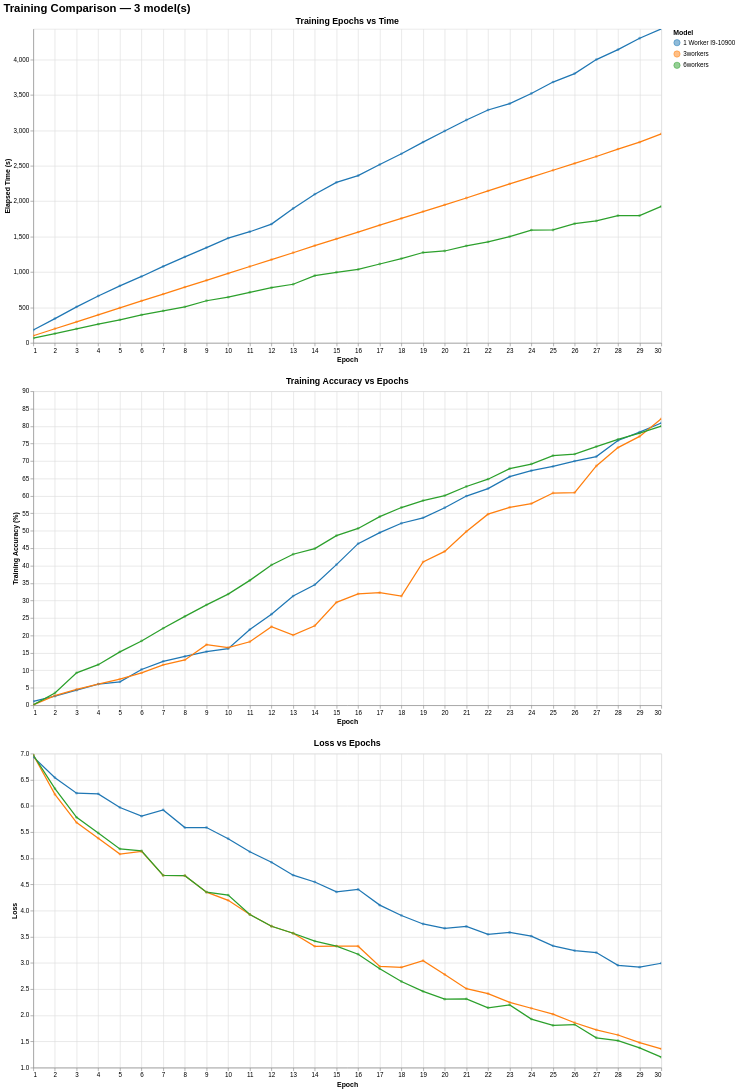

Here is the notebook cell this chart was saved with:
### Markdown cell above
### Physical Testing

<img src="../Images/ImageNet/Ryzen.png">
<img src="../Images/ImageNet/I912.png">

### Code cell
main("../stats/ImageNet")

### Figure 1 — Vega-Lite specification as saved in the notebook (floating-point values rounded to 4 significant figures)
{"config": {"view": {"continuousWidth": 300, "continuousHeight": 300}}, "vconcat": [{"mark": {"type": "line", "point": {"opacity": 0.5, "size": 20}}, "encoding": {"color": {"field": "model", "legend": {"orient": "right", "title": "Model"}, "scale": {"scheme": "category10"}, "type": "nominal"}, "tooltip": [{"field": "model", "title": "Model", "type": "nominal"}, {"field": "epoch", "title": "Epoch", "type": "quantitative"}, {"field": "time_s", "format": ".2f", "title": "Time (s)", "type": "quantitative"}, {"field": "acc_train", "format": ".2f", "title": "Train Acc (%)", "type": "quantitative"}], "x": {"field": "epoch", "scale": {"nice": false, "zero": false}, "title": "Epoch", "type": "quantitative"}, "y": {"field": "time_s", "scale": {"nice": false}, "title": "Elapsed Time (s)", "type": "quantitative"}}, "height": 500, "name": "view_f7dadc717b28848b_0", "title": {"text": "Training Epochs vs Time", "fontSize": 14}, "width": 1000}, {"mark": {"type": "line", "point": {"opacity": 0.5, "size": 20}}, "encoding": {"color": {"field": "model", "legend": {"orient": "right", "title": "Model"}, "scale": {"scheme": "category10"}, "type": "nominal"}, "tooltip": [{"field": "model", "title": "Model", "type": "nominal"}, {"field": "epoch", "title": "Epoch", "type": "quantitative"}, {"field": "acc_train", "format": ".2f", "title": "Train Acc (%)", "type": "quantitative"}, {"field": "loss", "format": ".4f", "title": "Loss", "type": "quantitative"}], "x": {"field": "epoch", "scale": {"nice": false}, "title": "Epoch", "type": "quantitative"}, "y": {"field": "acc_train", "scale": {"zero": false}, "title": "Training Accuracy (%)", "type": "quantitative"}}, "height": 500, "name": "view_d3e7178f86e2a9ea_1", "title": {"text": "Training Accuracy vs Epochs", "fontSize": 14}, "width": 1000}, {"mark": {"type": "line", "point": {"opacity": 0.5, "size": 20}}, "encoding": {"color": {"field": "model", "legend": {"orient": "right", "title": "Model"}, "scale": {"scheme": "category10"}, "type": "nominal"}, "tooltip": [{"field": "model", "title": "Model", "type": "nominal"}, {"field": "epoch", "title": "Epoch", "type": "quantitative"}, {"field": "acc_train", "format": ".2f", "title": "Train Acc (%)", "type": "quantitative"}, {"field": "loss", "format": ".4f", "title": "Loss", "type": "quantitative"}], "x": {"field": "epoch", "scale": {"nice": false}, "title": "Epoch", "type": "quantitative"}, "y": {"field": "loss", "scale": {"zero": false}, "title": "Loss", "type": "quantitative"}}, "height": 500, "name": "view_542fec15cbca7539_2", "title": {"text": "Loss vs Epochs", "fontSize": 14}, "width": 1000}], "data": {"name": "data-4b7f1e9f60fe72adca566f0633429e4f"}, "params": [{"name": "zoom_epoch_time", "select": {"type": "interval"}, "bind": "scales", "views": ["view_f7dadc717b28848b_0"]}, {"name": "zoom_acc_epoch", "select": {"type": "interval"}, "bind": "scales", "views": ["view_d3e7178f86e2a9ea_1"]}, {"name": "zoom_loss_epoch", "select": {"type": "interval"}, "bind": "scales", "views": ["view_542fec15cbca7539_2"]}], "resolve": {"scale": {"color": "shared"}}, "title": {"text": "Training Comparison — 3 model(s)", "fontSize": 18}, "$schema": "https://vega.github.io/schema/vega-lite/v6.1.0.json", "datasets": {"data-4b7f1e9f60fe72adca566f0633429e4f": [{"model": "1 Worker I9-10900", "epoch": 1, "time_s": 181.7, "acc_train": 1.09, "loss": 6.937}, {"model": "1 Worker I9-10900", "epoch": 2, "time_s": 342.6, "acc_train": 2.6, "loss": 6.54}, {"model": "1 Worker I9-10900", "epoch": 3, "time_s": 508.8, "acc_train": 4.32, "loss": 6.243}, {"model": "1 Worker I9-10900", "epoch": 4, "time_s": 662.1, "acc_train": 6.07, "loss": 6.231}, {"model": "1 Worker I9-10900", "epoch": 5, "time_s": 805.3, "acc_train": 6.71, "loss": 5.971}, {"model": "1 Worker I9-10900", "epoch": 6, "time_s": 938.0, "acc_train": 10.26, "loss": 5.805}, {"model": "1 Worker I9-10900", "epoch": 7, "time_s": 1080.0, "acc_train": 12.58, "loss": 5.923}, {"model": "1 Worker I9-10900", "epoch": 8, "time_s": 1213.0, "acc_train": 13.98, "loss": 5.587}, {"model": "1 Worker I9-10900", "epoch": 9, "time_s": 1346.0, "acc_train": 15.36, "loss": 5.587}, {"model": "1 Worker I9-10900", "epoch": 10, "time_s": 1479.0, "acc_train": 16.22, "loss": 5.374}, {"model": "1 Worker I9-10900", "epoch": 11, "time_s": 1569.0, "acc_train": 21.68, "loss": 5.124}, {"model": "1 Worker I9-10900", "epoch": 12, "time_s": 1677.0, "acc_train": 26.11, "loss": 4.923}, {"model": "1 Worker I9-10900", "epoch": 13, "time_s": 1897.0, "acc_train": 31.3, "loss": 4.677}, {"model": "1 Worker I9-10900", "epoch": 14, "time_s": 2099.0, "acc_train": 34.54, "loss": 4.546}, {"model": "1 Worker I9-10900", "epoch": 15, "time_s": 2266.0, "acc_train": 40.3, "loss": 4.357}, {"model": "1 Worker I9-10900", "epoch": 16, "time_s": 2361.0, "acc_train": 46.31, "loss": 4.406}, {"model": "1 Worker I9-10900", "epoch": 17, "time_s": 2518.0, "acc_train": 49.46, "loss": 4.105}, {"model": "1 Worker I9-10900", "epoch": 18, "time_s": 2669.0, "acc_train": 52.16, "loss": 3.907}, {"model": "1 Worker I9-10900", "epoch": 19, "time_s": 2835.0, "acc_train": 53.72, "loss": 3.744}, {"model": "1 Worker I9-10900", "epoch": 20, "time_s": 2991.0, "acc_train": 56.6, "loss": 3.663}, {"model": "1 Worker I9-10900", "epoch": 21, "time_s": 3147.0, "acc_train": 59.96, "loss": 3.698}, {"model": "1 Worker I9-10900", "epoch": 22, "time_s": 3288.0, "acc_train": 62.09, "loss": 3.547}, {"model": "1 Worker I9-10900", "epoch": 23, "time_s": 3378.0, "acc_train": 65.52, "loss": 3.582}, {"model": "1 Worker I9-10900", "epoch": 24, "time_s": 3521.0, "acc_train": 67.22, "loss": 3.511}, {"model": "1 Worker I9-10900", "epoch": 25, "time_s": 3682.0, "acc_train": 68.46, "loss": 3.327}, {"model": "1 Worker I9-10900", "epoch": 26, "time_s": 3802.0, "acc_train": 69.99, "loss": 3.234}, {"model": "1 Worker I9-10900", "epoch": 27, "time_s": 4000.0, "acc_train": 71.28, "loss": 3.199}, {"model": "1 Worker I9-10900", "epoch": 28, "time_s": 4139.0, "acc_train": 75.89, "loss": 2.955}, {"model": "1 Worker I9-10900", "epoch": 29, "time_s": 4301.0, "acc_train": 78.3, "loss": 2.919}, {"model": "1 Worker I9-10900", "epoch": 30, "time_s": 4433.0, "acc_train": 80.9, "loss": 2.994}, {"model": "3workers", "epoch": 1, "time_s": 100.8, "acc_train": 0.09, "loss": 6.972}, {"model": "3workers", "epoch": 2, "time_s": 200.0, "acc_train": 2.76, "loss": 6.22}, {"model": "3workers", "epoch": 3, "time_s": 297.5, "acc_train": 4.52, "loss": 5.682}, {"model": "3workers", "epoch": 4, "time_s": 396.1, "acc_train": 6.07, "loss": 5.382}, {"model": "3workers", "epoch": 5, "time_s": 493.8, "acc_train": 7.51, "loss": 5.079}, {"model": "3workers", "epoch": 6, "time_s": 592.2, "acc_train": 9.26, "loss": 5.131}, {"model": "3workers", "epoch": 7, "time_s": 689.1, "acc_train": 11.58, "loss": 4.672}, {"model": "3workers", "epoch": 8, "time_s": 787.3, "acc_train": 12.98, "loss": 4.667}, {"model": "3workers", "epoch": 9, "time_s": 883.9, "acc_train": 17.36, "loss": 4.352}, {"model": "3workers", "epoch": 10, "time_s": 981.2, "acc_train": 16.52, "loss": 4.196}, {"model": "3workers", "epoch": 11, "time_s": 1078.0, "acc_train": 18.2, "loss": 3.926}, {"model": "3workers", "epoch": 12, "time_s": 1175.0, "acc_train": 22.5, "loss": 3.701}, {"model": "3workers", "epoch": 13, "time_s": 1272.0, "acc_train": 20.1, "loss": 3.567}, {"model": "3workers", "epoch": 14, "time_s": 1373.0, "acc_train": 22.78, "loss": 3.318}, {"model": "3workers", "epoch": 15, "time_s": 1468.0, "acc_train": 29.5, "loss": 3.321}, {"model": "3workers", "epoch": 16, "time_s": 1565.0, "acc_train": 31.92, "loss": 3.319}, {"model": "3workers", "epoch": 17, "time_s": 1662.0, "acc_train": 32.28, "loss": 2.933}, {"model": "3workers", "epoch": 18, "time_s": 1757.0, "acc_train": 31.29, "loss": 2.917}, {"model": "3workers", "epoch": 19, "time_s": 1854.0, "acc_train": 41.09, "loss": 3.044}, {"model": "3workers", "epoch": 20, "time_s": 1949.0, "acc_train": 44.1, "loss": 2.779}, {"model": "3workers", "epoch": 21, "time_s": 2046.0, "acc_train": 49.82, "loss": 2.507}, {"model": "3workers", "epoch": 22, "time_s": 2146.0, "acc_train": 54.77, "loss": 2.413}, {"model": "3workers", "epoch": 23, "time_s": 2244.0, "acc_train": 56.74, "loss": 2.248}, {"model": "3workers", "epoch": 24, "time_s": 2341.0, "acc_train": 57.81, "loss": 2.134}, {"model": "3workers", "epoch": 25, "time_s": 2437.0, "acc_train": 60.83, "loss": 2.021}, {"model": "3workers", "epoch": 26, "time_s": 2534.0, "acc_train": 60.96, "loss": 1.857}, {"model": "3workers", "epoch": 27, "time_s": 2632.0, "acc_train": 68.58, "loss": 1.721}, {"model": "3workers", "epoch": 28, "time_s": 2736.0, "acc_train": 73.85, "loss": 1.623}, {"model": "3workers", "epoch": 29, "time_s": 2833.0, "acc_train": 77.05, "loss": 1.476}, {"model": "3workers", "epoch": 30, "time_s": 2951.0, "acc_train": 82.1, "loss": 1.359}, {"model": "6workers", "epoch": 1, "time_s": 66.1, "acc_train": 0.09, "loss": 6.972}, {"model": "6workers", "epoch": 2, "time_s": 131.4, "acc_train": 3.53, "loss": 6.33}, {"model": "6workers", "epoch": 3, "time_s": 198.1, "acc_train": 9.28, "loss": 5.782}, {"model": "6workers", "epoch": 4, "time_s": 263.9, "acc_train": 11.63, "loss": 5.483}, {"model": "6workers", "epoch": 5, "time_s": 325.2, "acc_train": 15.3, "loss": 5.179}, {"model": "6workers", "epoch": 6, "time_s": 394.2, "acc_train": 18.43, "loss": 5.141}, {"model": "6workers", "epoch": 7, "time_s": 451.1, "acc_train": 22.05, "loss": 4.672}, {"model": "6workers", "epoch": 8, "time_s": 509.6, "acc_train": 25.46, "loss": 4.667}, {"model": "6workers", "epoch": 9, "time_s": 594.9, "acc_train": 28.78, "loss": 4.352}, {"model": "6workers", "epoch": 10, "time_s": 645.1, "acc_train": 31.85, "loss": 4.296}, {"model": "6workers", "epoch": 11, "time_s": 714.7, "acc_train": 35.79, "loss": 3.926}, {"model": "6workers", "epoch": 12, "time_s": 778.6, "acc_train": 40.21, "loss": 3.701}, {"model": "6workers", "epoch": 13, "time_s": 827.6, "acc_train": 43.28, "loss": 3.567}, {"model": "6workers", "epoch": 14, "time_s": 948.7, "acc_train": 44.89, "loss": 3.418}, {"model": "6workers", "epoch": 15, "time_s": 997.1, "acc_train": 48.6, "loss": 3.321}, {"model": "6workers", "epoch": 16, "time_s": 1037.0, "acc_train": 50.68, "loss": 3.167}, {"model": "6workers", "epoch": 17, "time_s": 1114.0, "acc_train": 54.06, "loss": 2.89}, {"model": "6workers", "epoch": 18, "time_s": 1190.0, "acc_train": 56.67, "loss": 2.645}, {"model": "6workers", "epoch": 19, "time_s": 1276.0, "acc_train": 58.67, "loss": 2.458}, {"model": "6workers", "epoch": 20, "time_s": 1297.0, "acc_train": 60.09, "loss": 2.308}, {"model": "6workers", "epoch": 21, "time_s": 1370.0, "acc_train": 62.69, "loss": 2.313}, {"model": "6workers", "epoch": 22, "time_s": 1425.0, "acc_train": 64.79, "loss": 2.143}, {"model": "6workers", "epoch": 23, "time_s": 1501.0, "acc_train": 67.8, "loss": 2.199}, {"model": "6workers", "epoch": 24, "time_s": 1593.0, "acc_train": 69.14, "loss": 1.928}, {"model": "6workers", "epoch": 25, "time_s": 1594.0, "acc_train": 71.53, "loss": 1.805}, {"model": "6workers", "epoch": 26, "time_s": 1682.0, "acc_train": 71.99, "loss": 1.823}, {"model": "6workers", "epoch": 27, "time_s": 1721.0, "acc_train": 74.14, "loss": 1.57}, {"model": "6workers", "epoch": 28, "time_s": 1796.0, "acc_train": 76.2, "loss": 1.515}, {"model": "6workers", "epoch": 29, "time_s": 1797.0, "acc_train": 77.97, "loss": 1.377}, {"model": "6workers", "epoch": 30, "time_s": 1927.0, "acc_train": 80.0, "loss": 1.2}]}}
